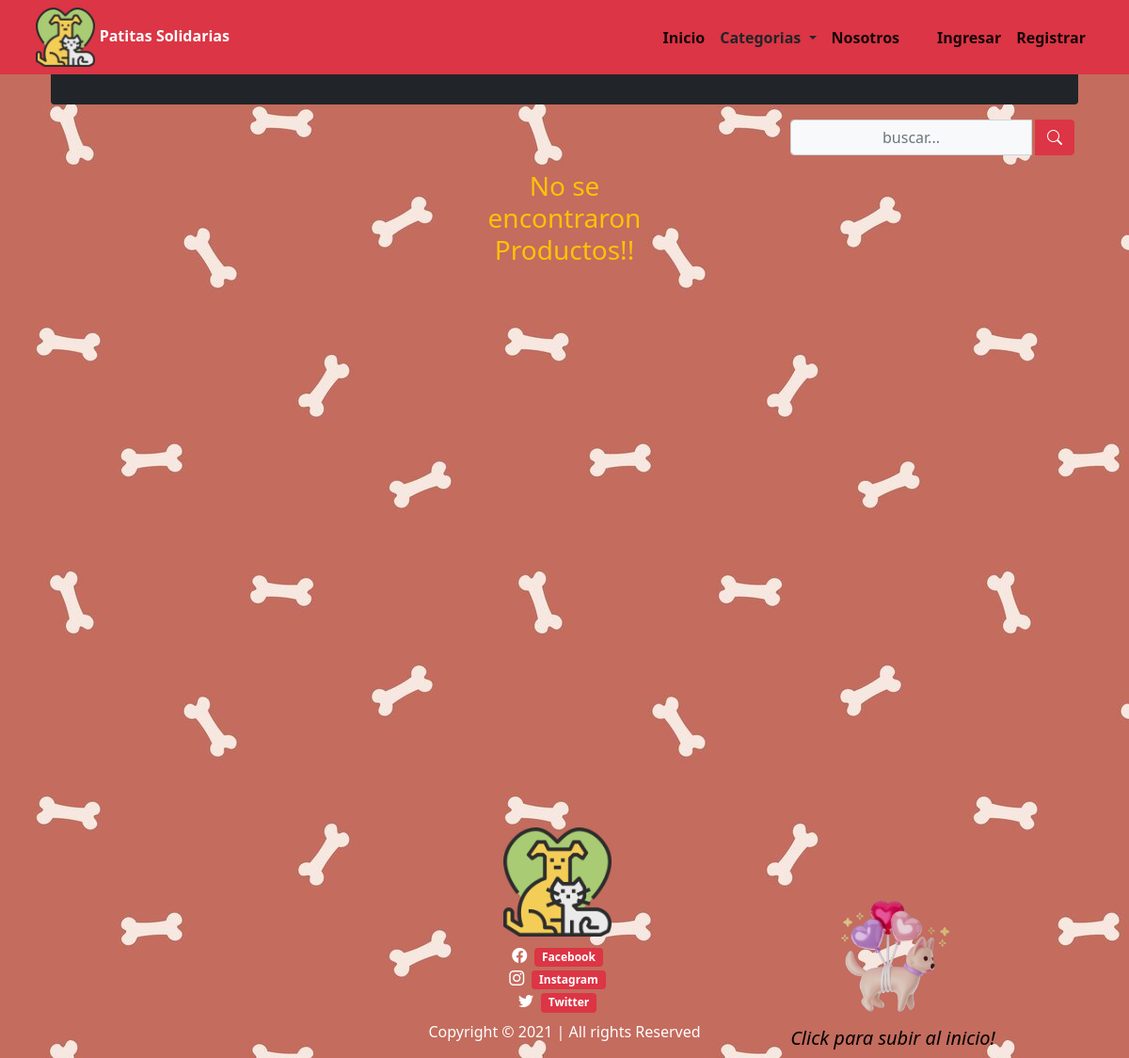
Page /productocategoria/4/ on the earlier database version.
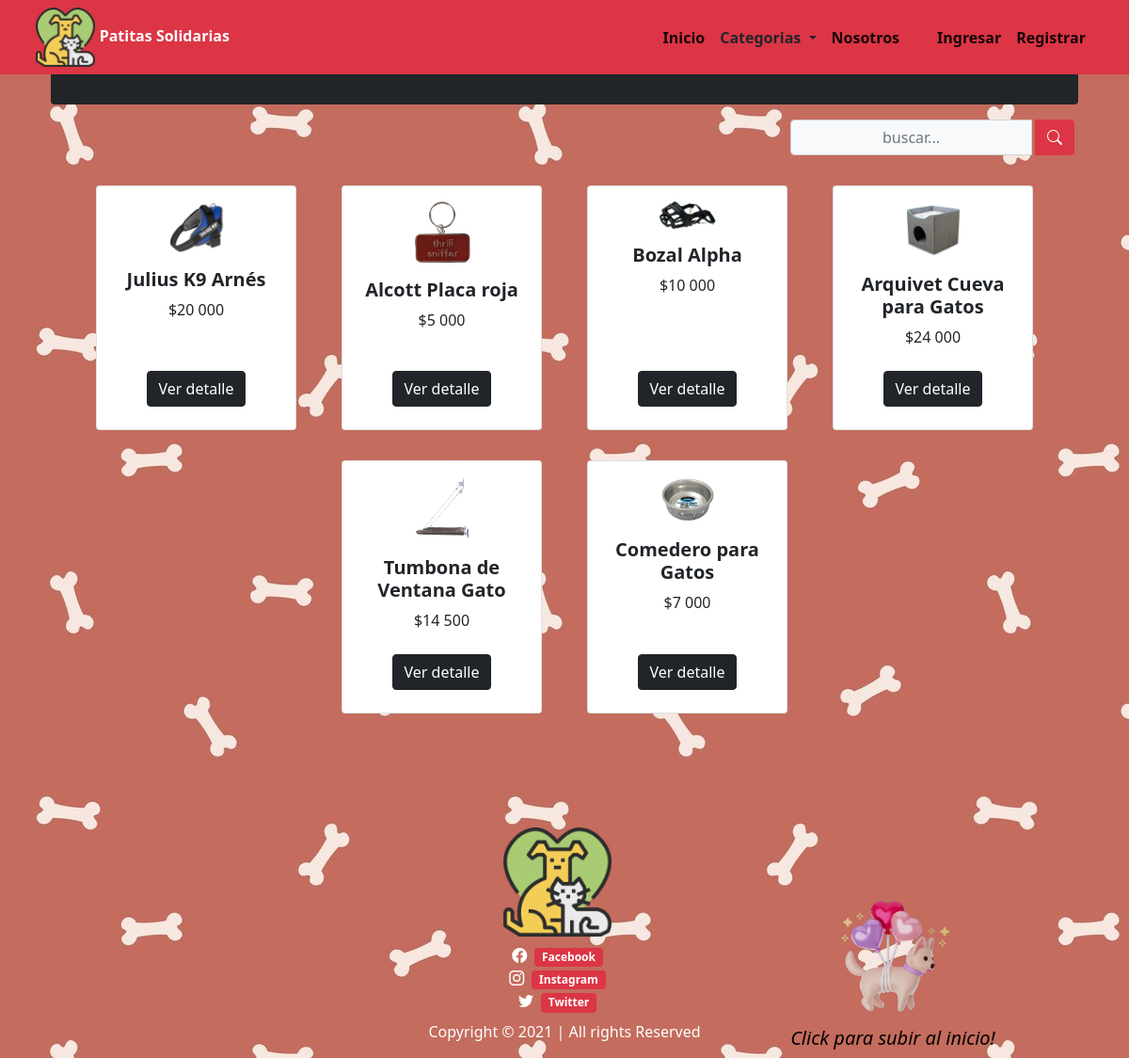
Same page on the later database version.
### tiendita/models.py (models this page shows, shortened)
class Productos(models.Model):
    nombre = models.CharField(max_length=100)
    imagen = models.ImageField(upload_to='imgproductos/%Y/%m/%d', blank=True)
    descripcion = models.CharField(max_length=500)
    precio = models.IntegerField()
    stock = models.IntegerField(null=True, default=0)
    categoria = models.ForeignKey(Categorias, on_delete=models.PROTECT)
    oferta = models.BooleanField(default=False)
    class Meta:
        db_table = 'productos'
        verbose_name = 'Producto'
        verbose_name_plural = 'Productos'
        ordering = ['id']

### tiendita/views.py (the view)
# urls.py: path('productocategoria/<id>/', views.productoxCategoria, name='productocategoria'),
def productoxCategoria(request, id):
    busqueda = request.POST.get("buscador")
    lista_productos = Productos.objects.filter(categoria = id)
    if busqueda:
        lista_productos = Productos.objects.filter(
            Q(nombre__icontains=busqueda) |
            Q(descripcion__icontains=busqueda)
        ).distinct()
    data = {'entity': lista_productos}
    return render(request, 'index.html', data)

### tiendita/context_processors.py (called while the page is built)
def extras(request):
	lista_categorias = Categorias.objects.all().order_by('nombre')
	return {'categorias':lista_categorias}

def importe_total_carro(request):
    total = 0
    if request.user.is_authenticated:
        if "carro" in request.session:
            for key, value in request.session["carro"].items():
                total = total + int(value["precio"])
    return {"importe_total_carro": total}

### templates/index.html (shortened to what this page needs)
{% extends "layouts/tienda.html" %} {% load static %} {% block content %}
<div class="min-vh-100 d-flex flex-colum pb-3">
    <div class="container">
        <header class="bg-dark py-3 rounded-bottom animate__animated animate__zoomIn animate__delay-0.3s">
        </header>
        <div class="pt-3">
            <form class="d-flex d-md-inlne-block form-inline justify-content-end" method="POST" action="">
                <div class="input-group">
                    <input type="text" class="form-control bg-light border-1 small text-center" name="buscador" placeholder="buscar..." value="{{ request.POST.buscador }}">
                    <div class="input-group-append">
                        <button class="btn btn-danger mx-1" type="submit">
                    <i class="bi bi-search bi-sm"></i>
                </button>
                    </div>
                </div>
            </form>
        </div>
        <section class="py-2">
            <div class="container px-4 px-lg-5 mt-2 animate__animated animate__fadeIn animate__delay-0.3s">
                <div class="row gx-4 gx-lg-5 row-cols-2 row-cols-md-3 row-cols-xl-4 justify-content-center">
                    {% if entity %} {% for producto in entity %}
                    <div class="col my-3">
                        <div class="card h-100 text-center py-3">
                            <img class="mx-auto d-block img-fluid" src="{{ producto.imagen.url }}" alt="producto" width="60px%" />
                            {% load humanize %}
                            <div class="card-body p-3">
                                <div class="text-center">
                                    <h5 class="fw-bolder">{{ producto.nombre }}</h5>
                                    ${{ producto.precio | intcomma }}
                                </div>
                            </div>
                            <div class="card-footer p-2 pt-2 border-top-0 bg-transparent">
                                <div class="text-center">
                                    <a class="btn btn-dark mt-auto" href="{% url 'tiendita:detalleproducto' producto.id %}">Ver detalle</a>
                                </div>
                            </div>
                        </div>
                    </div>
                    {% endfor %} {% else %}
                    <div class="text-center text-warning">
                        <h3> No se encontraron Productos!!</h3>
                    </div>
                    {% endif %}
                </div>
            </div>
        </section>
    </div>
</div>
{% endblock %}

### templates/layouts/tienda.html (shortened to what this page needs)
{% load static %}
<!DOCTYPE html>
<html lang="es">
<head>
    <link href="https://cdn.jsdelivr.net/npm/bootstrap-icons@1.5.0/font/bootstrap-icons.css" rel="stylesheet" />
    <link rel="stylesheet" href="https://cdn.jsdelivr.net/npm/bootstrap@4.5.3/dist/css/bootstrap.min.css">
    <link rel="stylesheet" href="https://cdnjs.cloudflare.com/ajax/libs/animate.css/4.1.1/animate.min.css" />
    <link href="{% static 'css/styles.css' %}" rel="stylesheet" />
</head>
<body>
    <nav class="navbar navbar-expand-lg navbar-light bg-danger sticky-top">
        <div class="container px-2 px-lg-2">
            <a class="navbar-logo" href="/" width="50%">
                <img class="img-fluido" src="{% static 'assets/logito.png' %}" width="10%" heigth="10%" alt="logo">
                Patitas Solidarias
            </a>
            <div class="collapse navbar-collapse" id="navbarSupportedContent">
                <ul class="navbar-nav me-auto mb-2 mb-lg-0 ms-lg-4">
                    <li class="nav-item">
                        <a class="nav-link active" aria-current="page" href="/"></span>
                            Inicio
                        </a>
                    </li>
                    <div class="dropdown show">
                        <a class="nav-link dropdown-toggle text-dark" href="#" role="button" id="dropdownMenuLink" data-toggle="dropdown" aria-haspopup="true" aria-expanded="false">
                            Categorias
                        </a>
                    </div>
                    <li class="nav-item">
                        <a class="nav-link active" aria-current="page" href="/nosotros">
                            Nosotros
                        </a>
                    </li>
                </ul>
                <ul class="navbar-nav d-flex ml-auto mb-2 mb-lg-0 ms-lg-4">
                    {% if user.is_authenticated %}
                    {% load humanize %}
                    {% else %}
                    <li class="nav-item">
                        <a class="nav-link active" aria-current="page" href="/login">
                            Ingresar
                        </a>
                    </li>
                    <li class="nav-item">
                        <a class="nav-link active" aria-current="page" href="/registrar">
                            Registrar
                        </a>
                    </li>
                    {% endif %}
                </ul>
            </div>
        </div>
    </nav>
    <section class="container">
        {% block content%} {% endblock %}
    </section>
    <button class="transparent-button" onclick="toTop()">
        <img src="{% static 'assets/sube-perrito.png' %}" alt="click para subir" height="30%" width="30%">
        <h5 class="subirCon-perrito">Click para subir al inicio!</h5>
    </button>
            <ul class="col-4 list-unstyled text-center mx-auto my-auto">
                <img class="img-fluido pb-1 " src="{% static 'assets/logito.png' %}" width="30%" heigth="30%" alt="logo">
            </ul>
            <ul class="col-4 list-unstyled my-auto mx-auto text-center">
                {% load bootstrap_icons %}
                <li>
                    <a href="#"> <i class="bi bi-facebook text-white mr-2"></i><span class="badge badge-danger">Facebook</span> </a>
                </li>
                <li>
                    <a href="#"> <i class="bi bi-instagram text-white mr-2"></i><span class="badge badge-danger">Instagram</span> </a>
                </li>
                <li>
                    <a href="#"> <i class="bi bi-twitter text-white mr-2"></i><span class="badge badge-danger">Twitter</span> </a>
                </li>
            </ul>
        <div class="text-center">
            <p class="pt-2 text-white">Copyright &copy; 2021 | All rights Reserved</p>
        </div>
</body>
</html>

Differences in the rows shown:
added Productos: imagen (picture), nombre "Julius K9 Arnés", precio "20 000"
added Productos: imagen (picture), nombre "Alcott Placa roja", precio "5 000"
added Productos: imagen (picture), nombre "Bozal Alpha", precio "10 000"
added Productos: imagen (picture), nombre "Arquivet Cueva para Gatos", precio "24 000"
added Productos: imagen (picture), nombre "Tumbona de Ventana Gato", precio "14 500"
added Productos: imagen (picture), nombre "Comedero para Gatos", precio "7 000"
Other differences:
text no longer shown: "No se encontraron Productos!!"
